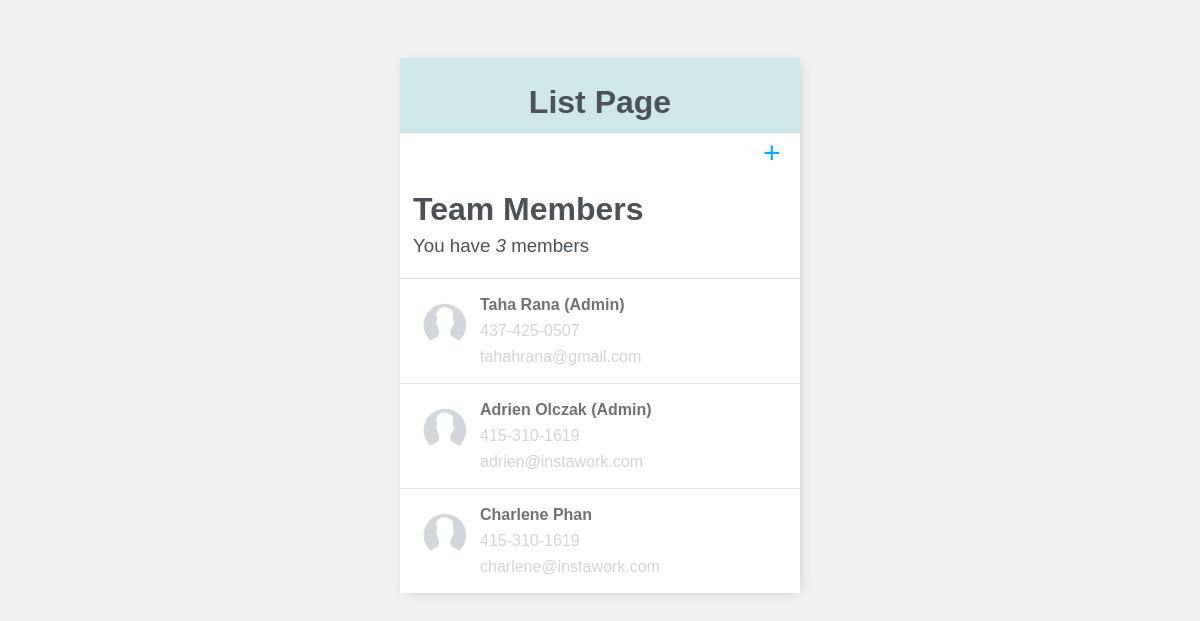
The page / on the database its author committed.
### base/models.py (models this page shows, shortened)
class Member(models.Model):
    first = models.CharField(max_length=200)
    last = models.TextField(null=True)
    number = models.TextField(null=True)
    email = models.TextField(null=True)
    role = models.CharField(choices=[('admin', 'Admin - can delete members'), ('regular', 'Regular - cant delete members')], max_length=200, null=True)
    b = models.CharField(max_length=7, default='0000000', editable=False)
    created_at = models.DateTimeField( default=datetime.now())
    class Meta:
        ordering = ['created_at']

### base/views.py (the view)
# urls.py: path('', MemberList.as_view(), name='members'),
class MemberList(ListView):
    model = Member
    context_object_name = 'members'
    def get_context_data(self, **kwargs):
        context = super().get_context_data(**kwargs)
        context['count'] = context['members'].filter(b="0000000").count()
        return context

### base/templates/base/member_list.html
{% extends 'base/main.html' %} {% block content %}
<div class="title-header">
    <h1>List Page</h1>
</div>
<div class="header-bar">
    <div>
         <a id ="addlink" href="{% url 'member-create' %}">&#x2b;</a>
        <h1 >Team Members            </h1>
        <h3>You have <i>{{count}}</i> member{{ count|pluralize:"s" }}</h3>
    </div>
</div>
<div id="memberlist" class="member-items-wrapper">
    {% for member in members %}
    <div class="member-wrapper" data-position="{{member.pk}}">
        <div class="member-title">
            {% if member.role == "admin" %}
            <div class="member-icon">
                <img src="/media/user.jpg" alt="User Image">
            </div>
            <a href="{% url 'member-edit' member.id %}"> <div class="nametext">{{member.first}} {{member.last}} (Admin)</div> <br> <div class="othertext">{{member.number}}</div> <br> <div class="othertext">{{member.email}}</div></a>
            {% else %}
            <div class="member-icon">
                <img src="/media/user.jpg" alt="User Image">
            </div>
            <a href="{% url 'member-edit' member.id %}"><div class="nametext">{{member.first}} {{member.last}}</div><br><div class="othertext">{{member.number}}</div> <br> <div class="othertext">{{member.email}}</div> </a>
            {% endif %}
        </div>
    </div>
    {% empty %}
    <div style="text-align: center; padding-bottom: 10px; line-height: 1em;">
        <h3>No Members to show.</h3>
        <h3>Create a <a style="text-decoration: none; color: #bde8f3;" href="{% url 'member-create' %}">New Member</a> ! </h3>
    </div>
    {% endfor %}
</div>
{% endblock content %}

### style/index.css (style rules this page uses)
body { background-color: #FAFAFA; font-family: 'Arial'; padding-top: 50px; font-weight: 100; }
h1, h2, h3, h4, h5, h6, a, p { color: #4b5156 }
a { font-weight: 400; }
.nametext { font-weight: 600; color:rgba(0, 0, 0, 0.555); }
.othertext { color: lightgray; }
h1 { margin-bottom: 0.2em; }
h3 { margin-top: 0.2em; font-weight: normal; }
body { background-color: #f1f1f1; }
.header-bar { display: flex; justify-content: left; color: #000000; padding: 3px; border-radius: 5px 5px 0 0; margin-left: 10px; }
.header-bar a { color: rgb(247, 247, 247); text-decoration: none; background-color: rgba(206, 231, 233, 0.979); }
.member-wrapper { display: flex; align-items: center; justify-content: space-between; background-color: #fff; border-top: 1px solid #dfe4ea; overflow: hidden; }
.member-title { display: flex; padding: 20px; }
.member-title a { text-decoration: none; color: #4b5156; margin-left: 10px; line-height: 0.8; }
.member-icon { display: flex; justify-content: center; align-items: center; height: 50px; width: 50px; }
.member-icon img { object-fit: contain; height: 100%; width: 100%; }
.title-header { padding:5px; background-color: rgba(206, 231, 233, 0.979); color: rgb(0, 0, 0); }
.title-header h1 { text-align: center; }
#addlink { color: #00aeff; text-decoration: none; font-size: 30px; margin-left: 350px; background-color: white; }

### rows shown on the page
Member: first "Taha", last "Rana", number "437-425-0507", email "tahahrana@gmail.com"
Member: first "Adrien", last "Olczak", number "415-310-1619", email "adrien@instawork.com"
Member: first "Charlene", last "Phan", number "415-310-1619", email "charlene@instawork.com"

### other values the page prints
{{ count }} "3"
